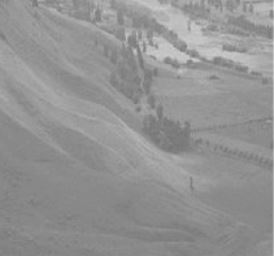
#> input picture wiki.jpg, 274 x 256 px
$ jupyter execute cdfStreach.ipynb
#> lines starting #> are read from the running program, lines starting #| are printed output that depends on the picture
[cell 1]
"""
This notebook implemenets the CDF based histogram equalization
"""

[cell 2]
import cv2 as cv;
import numpy as np;

[cell 3]
probabilties = {}

[cell 4]
def show(prompt,img):
    cv.namedWindow(prompt, cv.WINDOW_NORMAL)
    cv.imshow(prompt, img)
    cv.waitKey(0)
    cv.destroyAllWindows()

[cell 5]
cdfDict = {};

[cell 6]
img = cv.imread("wiki.jpg");
#> img is the input picture: shape (256, 274, 3); min 117, max 209, mean 147

[cell 7]
imgGray = cv.cvtColor(img,cv.COLOR_RGB2GRAY)

[cell 8]
img  = imgGray
def probability(value):
#> called with value = 136
    count =   np.count_nonzero(img == value)/(img.shape[0]*img.shape[1])
#> count = 0.0562
    # setting value in dictionary for future use
    probabilties[value] = count;
    # print(f"prob({value }) =  {count}")

def getProbabilty(value):

    if(value not in probabilties.keys()):
        return probability(value);
    return probabilties[value]

def getCommulativeProbabilty(value):

#> called with value = 136
    valueArr = list(probabilties.values());
#> valueArr = 91 values, max 0.0582 at index 5, min 1.43e-05 at index 86, mean 0.011
    keys = list(probabilties.keys());
#> keys = 91 values, max 209 at index 78, min 117 at index 89, mean 162

    idx = keys.index(value);
#> idx = 0
    cdfVal = 0;
    for i in range(idx+1):
        cdfVal += valueArr[i];
#> this loop made 1 pass
#> cdfVal on pass 1: 0.0562
#> after the loop, cdfVal = 0.0562

    cdfDict[value] = cdfVal;
    return cdfVal;

[cell 9]
vGetProbabilty = np.vectorize(getProbabilty);
vGetCdf = np.vectorize(getCommulativeProbabilty)

[cell 10]
vGetProbabilty(imgGray)

[cell 11]
vGetCdf(imgGray)
#> the loop in getCommulativeProbabilty (call 2), `for i in range(idx+1):` made 1 pass

[cell 12]
# finding a cdf for every element
cdfValues = cdfDict.values()

[cell 13]
def scale(pixel):
    return pixel*255

vScale = np.vectorize(scale)

[cell 14]
## scaled each value in the image by 255
scaledValues = vScale(list(cdfValues))
#> scaledValues = 91 values from 14.33 to 255

lookUpTable = dict(zip(np.array(list(cdfDict.keys())), np.array(scaledValues) ))
#> lookUpTable = 91 items

[cell 15]
def addValuesFromLUT(pixel):
    """function that replaces the values in the image with the values found in scaled cdf"""
    return lookUpTable[pixel]

vLookUpTable = np.vectorize(addValuesFromLUT)

[cell 16]
equalized = vLookUpTable(img).astype(np.uint8)
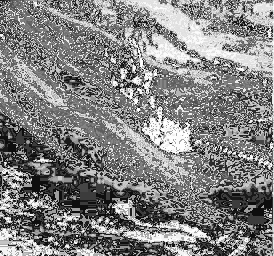
#> equalized: shape (256, 274); min 14, max 255, mean 130.4

[cell 17]
print(equalized)
#> (printed output is left out)

[cell 18]
show("histogram wualized ",equalized)
show("original ",img)

[cell 19]
cv.imwrite("enh_wiki_by_cdf.jpg",equalized)
#> Out = True

[cell 20]
byCv = cv.equalizeHist(img)
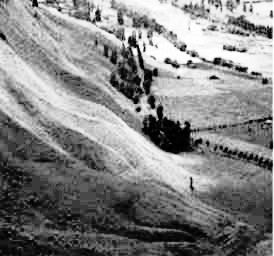
#> byCv: shape (256, 274); min 0, max 255, mean 130.9
show("original ",img)
show("by cv ",byCv)
show("by us ",equalized)
